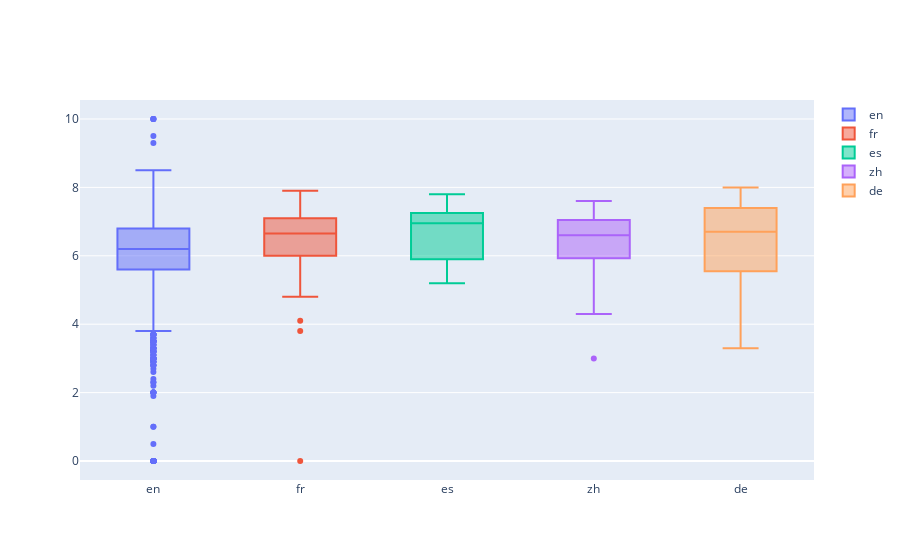

Notebook cell for this chart:
### Code cell
data_lang = data.original_language.value_counts().sort_values(ascending = False).head(5).index.values
data_lang

# Тот же график, но позволяющий взаимодействовать с показателями. Является более интерактивным
data_plotly = []

for lang in data_lang:
    data_plotly.append(
        go.Box(y=data[data.original_language==lang].vote_average, 
               name=lang)
    )
iplot(data_plotly, show_link = False)

### Figure 1 — Plotly figure (JSON) as saved in the notebook; plotly's stock layout.template omitted (floating-point values rounded to 4 significant figures; data arrays with more than 128 entries replaced by an {"elided": "..."} marker saying what was removed)
{"data": [{"name": "en", "type": "box", "y": {"elided": "4505 float values"}}, {"name": "fr", "type": "box", "y": [5, 6.4, 7.1, 6.2, 6.8, 5.3, 7.8, 6.5, 5.9, 7, 5.6, 7.1, 3.8, 6.6, 7.2, 6.7, 5.7, 5.8, 6.7, 6.5, 6.8, 6.2, 6.5, 7.2, 7.4, 5.8, 7.1, 6.8, 7.6, 7, 6.4, 7.5, 5.8, 5.6, 7.9, 6.5, 6.9, 6.1, 6.6, 7, 7.7, 7.1, 7.9, 5.7, 7, 7.5, 6.8, 7.1, 6.7, 6.5, 4.8, 7.3, 6.2, 6.9, 6.8, 6.6, 6.9, 7.3, 6.3, 5.8, 6.7, 6.2, 4.1, 0, 5, 6, 6.1, 7.6, 7.1, 6]}, {"name": "es", "type": "box", "y": [5.3, 7, 5.8, 5.6, 6, 7.6, 5.8, 7.2, 5.8, 7.3, 6.4, 7.5, 7.3, 7, 6.8, 7.1, 7.1, 7.8, 5.4, 6.9, 5.2, 7, 7.1, 7.6, 6.2, 7, 7.4, 6.8, 5.7, 6.2, 7.6, 6.6]}, {"name": "zh", "type": "box", "y": [7.1, 5.9, 6, 6.6, 7.2, 6.3, 7.1, 6.3, 6.8, 5, 5, 6.5, 5.9, 7.2, 6.6, 6.7, 6.7, 7.1, 6.9, 4.8, 7.6, 3, 6.3, 4.3, 6.9, 7.4, 6.9]}, {"name": "de", "type": "box", "y": [4.3, 4.6, 5.5, 7.1, 7.2, 8, 7.7, 7.9, 7.5, 6.3, 7, 7.4, 3.8, 7.1, 5.9, 6.7, 6.1, 4.9, 4.1, 7.9, 6.3, 7.2, 3.3, 5.7, 7.4, 7.6, 6.3]}], "layout": {}}
